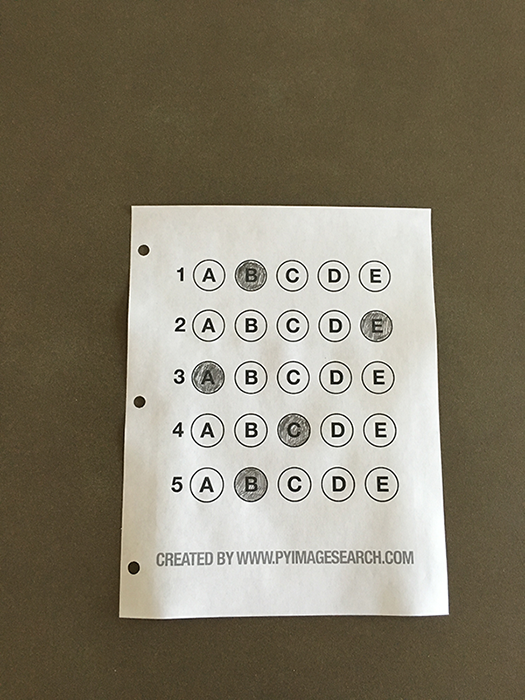
#> input picture face_recognition/answer/t1.png, 525 x 700 px
$ python opencv_test.py
#> lines starting #> are read from the running program, lines starting #| are printed output that depends on the picture
import cv2 as cv


def mouse_click(event, x, y, flags, param):
    if event == cv.EVENT_LBUTTONDOWN:
        print("mouse_click======EVENT_LBUTTONDOWN", event, x, y)


def deal_image():  # 图片处理
    # 加载一个图片到opencv中
    img = cv.imread('t1.png')
#> img is the input picture: shape (700, 525, 3); mean B, G, R 104.7, 123.2, 130.7
    print('img.shape===', img.shape)
#| img.shape=== (700, 525, 3)
    roi = img[205:614, 133:449]
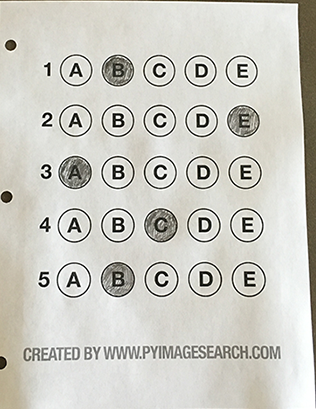
#> roi: shape (409, 316, 3); mean B, G, R 196, 203.5, 204.4
    cv.imshow("origin", img)
    cv.imshow("resize", roi)
    cv.setMouseCallback('origin', mouse_click)
    cv.waitKey(0)


if __name__ == '__main__':
    deal_image()

$ run again, with face_recognition/answer/t2.jpg saved as face_recognition/answer/t1.png
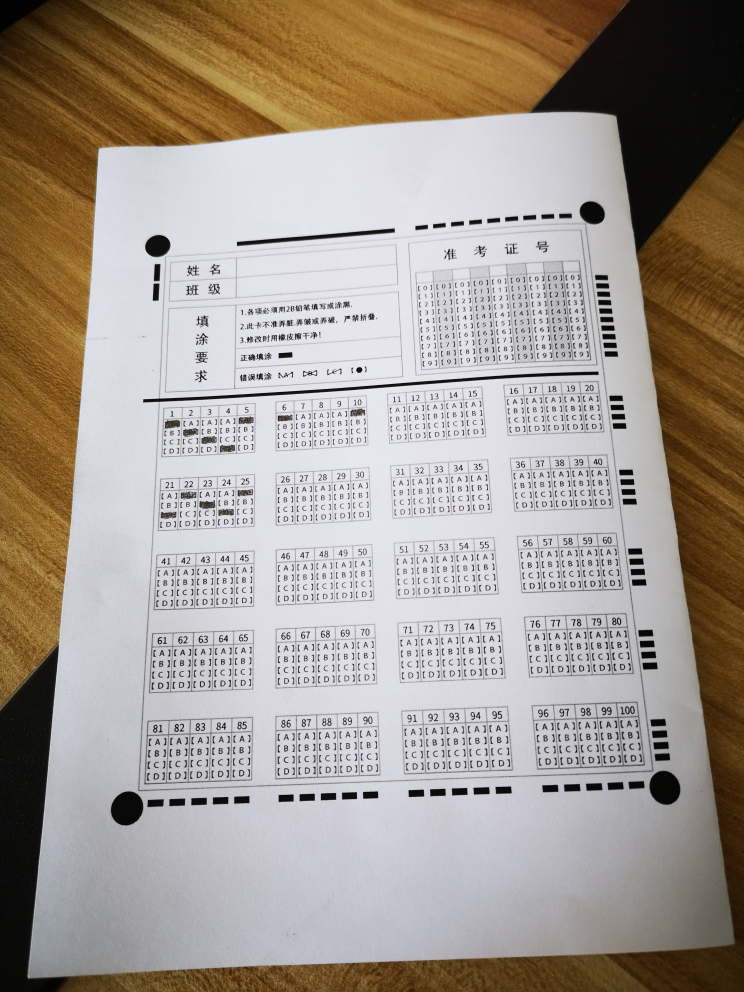
#> input picture face_recognition/answer/t2.jpg, 2976 x 3968 px (shown at 1/4 size)
#> in deal_image, img is the input picture: shape (3968, 2976, 3); mean B, G, R 144.8, 153.8, 163.5
#| img.shape=== (3968, 2976, 3)
#> in deal_image, `roi = img[205:614, 133:449]`:
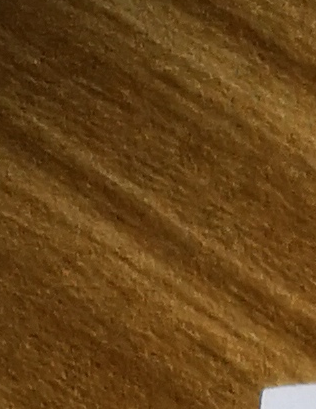
#> roi: shape (409, 316, 3); mean B, G, R 23.7, 67.5, 102.5
